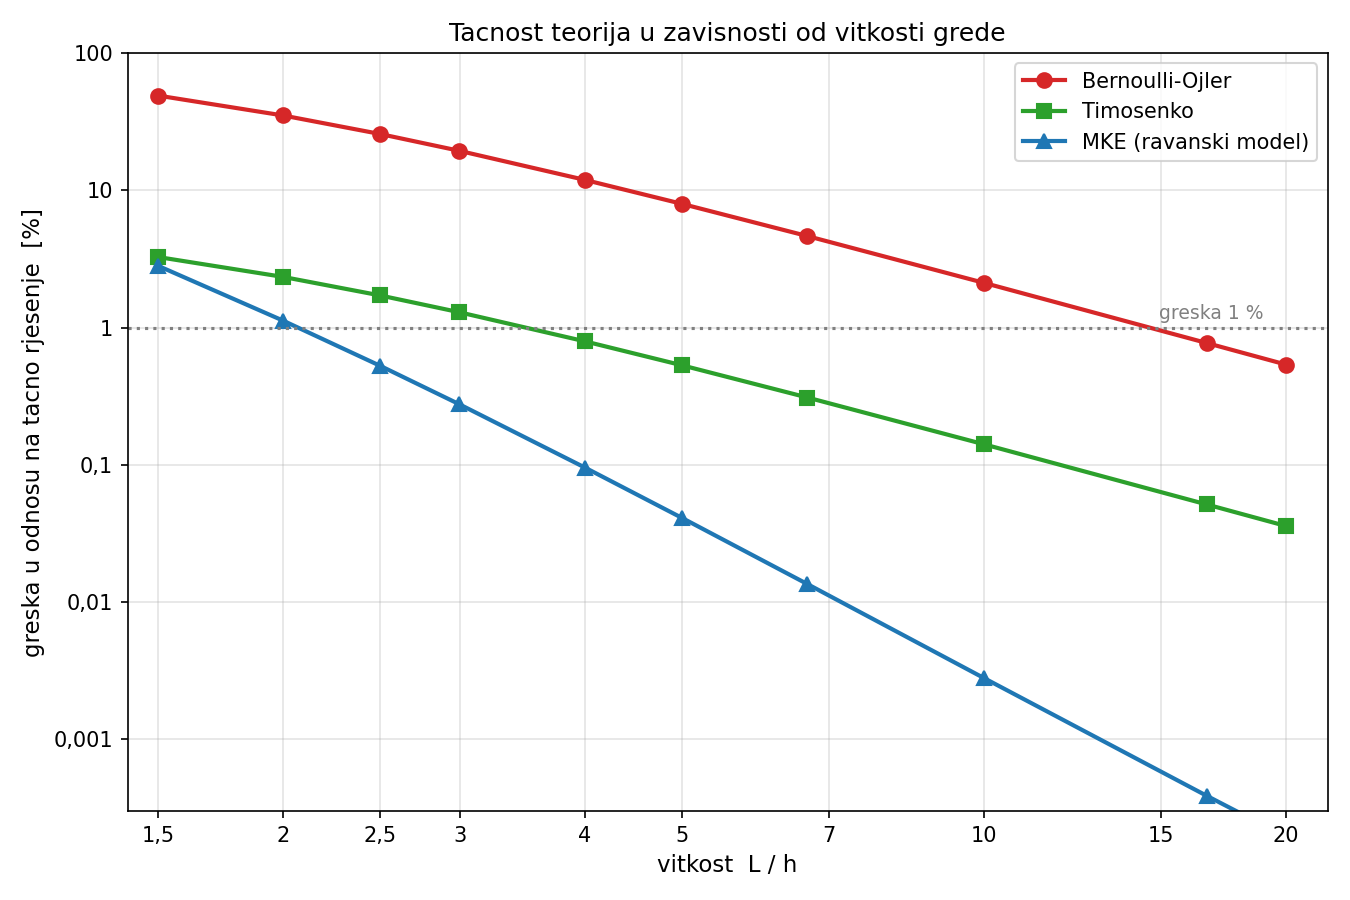

The script that saved this image:
# ============================================================
# PRIMJER: UTICAJ VITKOSTI - prosirena analiza
#
# Prosta greda raspona 5 m, opterecena ravnomjerno q = 20 kN/m,
# rjesava se za niz visina presjeka, od vitke do vrlo zdepaste
# grede (L/h od 20 do 1,5).
#
# Rezultat se poredi sa tri teorijska rjesenja:
#   Bernoulli-Ojler  - bez smicanja
#   Timosenko        - smicanje preko G i k = 5/6
#   Tacno 2D rjesenje - Timoshenko, Theory of Elasticity, jed. (34)
#
# Cilj je pokazati gdje gredne teorije prestaju da vaze.
# ============================================================

from mpi4py import MPI
import numpy as np
import ufl
import matplotlib
matplotlib.use("Agg")
import matplotlib.pyplot as plt

from dolfinx import fem, geometry
from dolfinx.fem.petsc import LinearProblem
from dolfinx.mesh import create_rectangle, CellType, locate_entities_boundary, meshtags

# ============================================================
# 1) ULAZNI PODACI
# ============================================================
L  = 5.0
b  = 0.30
E  = 31.0e9
nu = 0.2

q   = 20.0e3
t_q = q / b

mu  = E / (2.0 * (1.0 + nu))
lam = E * nu / (1.0 - nu**2)

G   = E / (2.0 * (1.0 + nu))
k_s = 5.0 / 6.0

# visine presjeka - od vitke do vrlo zdepaste grede
h_lista = [0.25, 0.30, 0.50, 0.75, 1.00, 1.25, 1.67, 2.00, 2.50, 3.33]

Ny = 8                      # elemenata po visini; Nx se bira tako da
                            # elementi ostanu priblizno kvadratni

# ============================================================
# 2) FUNKCIJA: jedan proracun
# ============================================================
def rijesi(h, Nx, Ny):
    domen = create_rectangle(
        MPI.COMM_WORLD,
        [np.array([0.0, 0.0]), np.array([L, h])],
        [Nx, Ny],
        cell_type=CellType.quadrilateral,
    )
    V = fem.functionspace(domen, ("Lagrange", 2, (domen.geometry.dim,)))

    Vx, _ = V.sub(0).collapse()
    Vy, _ = V.sub(1).collapse()
    nula_x = fem.Function(Vx)
    nula_y = fem.Function(Vy)

    fdim = domen.topology.dim - 1
    f_L = locate_entities_boundary(domen, fdim, lambda x: np.isclose(x[0], 0.0))
    f_D = locate_entities_boundary(domen, fdim, lambda x: np.isclose(x[0], L))
    dofs_L = fem.locate_dofs_topological((V.sub(1), Vy), fdim, f_L)
    dofs_D = fem.locate_dofs_topological((V.sub(1), Vy), fdim, f_D)
    dofs_ux = fem.locate_dofs_geometrical(
        (V.sub(0), Vx),
        lambda x: np.logical_and(np.isclose(x[0], 0.0), np.isclose(x[1], h/2.0)))

    bcs = [fem.dirichletbc(nula_y, dofs_L, V.sub(1)),
           fem.dirichletbc(nula_y, dofs_D, V.sub(1)),
           fem.dirichletbc(nula_x, dofs_ux, V.sub(0))]

    f_gore = np.sort(locate_entities_boundary(
        domen, fdim, lambda x: np.isclose(x[1], h)))
    oznake = meshtags(domen, fdim, f_gore,
                      np.full(len(f_gore), 1, dtype=np.int32))
    ds = ufl.Measure("ds", domain=domen, subdomain_data=oznake)
    T = fem.Constant(domen, np.array([0.0, -t_q], dtype=np.float64))

    def epsilon(w):
        return ufl.sym(ufl.grad(w))

    def sigma(w):
        return 2.0*mu*epsilon(w) + lam*ufl.tr(epsilon(w))*ufl.Identity(2)

    u = ufl.TrialFunction(V)
    v = ufl.TestFunction(V)
    a  = ufl.inner(sigma(u), epsilon(v)) * ufl.dx
    Lf = ufl.dot(T, v) * ds(1)

    problem = LinearProblem(
        a, Lf, bcs=bcs,
        petsc_options_prefix=f"vit_{int(h*100)}_",
        petsc_options={"ksp_type": "preonly", "pc_type": "lu"},
    )
    rez = problem.solve()
    uh = rez[0] if isinstance(rez, tuple) else rez

    stablo = geometry.bb_tree(domen, domen.topology.dim)
    tacka = np.array([[L/2.0, h/2.0, 0.0]], dtype=np.float64)
    kand = geometry.compute_collisions_points(stablo, tacka)
    cel = geometry.compute_colliding_cells(domen, kand, tacka)
    w = uh.eval(tacka, np.array([cel.links(0)[0]], dtype=np.int32))[1]

    n_el = domen.topology.index_map(domen.topology.dim).size_local
    return abs(w), n_el

# ============================================================
# 3) PRORACUN
# ============================================================
print("=" * 92)
print(f"UTICAJ VITKOSTI   (L = {L:.1f} m, b = {b*100:.0f} cm, "
      f"q = {q/1e3:.0f} kN/m, nu = {nu})")
print("=" * 92)
print("Greske su date u odnosu na tacno 2D rjesenje "
      "(Timoshenko, Theory of Elasticity, jed. 34)\n")
print(f"{'h [m]':>7} {'L/h':>7} {'mreza':>10} {'w MKE [mm]':>12} "
      f"{'w tacno [mm]':>13} {'gr. Bernoulli':>15} {'gr. Timosenko':>15} "
      f"{'gr. MKE':>10}")
print("-" * 92)

vit, r_mke, r_tim, r_2d = [], [], [], []
e_eb, e_tim, e_mke = [], [], []

for h in h_lista:
    I_ef = h**3 / 12.0
    w_EB  = 5.0 * t_q * L**4 / (384.0 * E * I_ef)
    w_TIM = w_EB + t_q * L**2 / (8.0 * k_s * G * h)
    w_2D  = w_EB * (1.0 + (12.0/5.0)*(h/L)**2*(4.0/5.0 + nu/2.0))

    Nx = max(8, int(round(L/h*Ny)))
    Nx += Nx % 2
    w, n_el = rijesi(h, Nx, Ny)

    vit.append(L/h)
    # razlike u odnosu na Bernoullija - koliko smicanje utice
    r_mke.append((w - w_EB)/w_EB*100.0)
    r_tim.append((w_TIM - w_EB)/w_EB*100.0)
    r_2d.append((w_2D - w_EB)/w_EB*100.0)
    # greske u odnosu na tacno rjesenje - koliko je koji model tacan
    e_eb.append((w_EB - w_2D)/w_2D*100.0)
    e_tim.append((w_TIM - w_2D)/w_2D*100.0)
    e_mke.append((w - w_2D)/w_2D*100.0)

    print(f"{h:7.2f} {L/h:7.2f} {f'{Nx}x{Ny}':>10} {w*1000:12.5f} "
          f"{w_2D*1000:13.5f} {e_eb[-1]:15.3f} {e_tim[-1]:15.3f} "
          f"{e_mke[-1]:10.3f}")
# ============================================================
# 4) GRAFIK
# ============================================================
from matplotlib.ticker import FixedLocator, FixedFormatter

vit = np.array(vit)
# greske u odnosu na tacno rjesenje, apsolutne vrijednosti
e_EB_niz  = np.abs((np.array(r_mke)*0 + 1.0/(1.0 + np.array(r_2d)/100.0) - 1.0)*100.0)
e_TIM_niz = np.abs(np.array(e_tim))
e_MKE_niz = np.abs(np.array(e_mke))

fig, ax = plt.subplots(figsize=(9, 6))

ax.plot(vit, e_EB_niz,  "o-", color="tab:red",   lw=2, ms=7, label="Bernoulli-Ojler")
ax.plot(vit, e_TIM_niz, "s-", color="tab:green", lw=2, ms=7, label="Timosenko")
ax.plot(vit, e_MKE_niz, "^-", color="tab:blue",  lw=2, ms=7, label="MKE (ravanski model)")

ax.set_xscale("log")
ax.set_yscale("log")

xt = [1.5, 2, 2.5, 3, 4, 5, 7, 10, 15, 20]
ax.xaxis.set_major_locator(FixedLocator(xt))
ax.xaxis.set_major_formatter(FixedFormatter(["1,5", "2", "2,5", "3", "4", "5",
                                             "7", "10", "15", "20"]))
ax.xaxis.set_minor_locator(FixedLocator([]))

yt = [0.001, 0.01, 0.1, 1, 10, 100]
ax.yaxis.set_major_locator(FixedLocator(yt))
ax.yaxis.set_major_formatter(FixedFormatter(["0,001", "0,01", "0,1", "1", "10", "100"]))
ax.yaxis.set_minor_locator(FixedLocator([]))

ax.axhline(1.0, color="gray", ls=":", lw=1.5)
ax.text(19, 1.15, "greska 1 %", color="gray", fontsize=9, ha="right")

ax.set_xlabel("vitkost  L / h", fontsize=11)
ax.set_ylabel("greska u odnosu na tacno rjesenje  [%]", fontsize=11)
ax.set_title("Tacnost teorija u zavisnosti od vitkosti grede", fontsize=12)
ax.grid(alpha=0.35, which="major")
ax.legend(fontsize=10, loc="upper right")
ax.set_xlim(1.4, 22)
ax.set_ylim(0.0003, 100)

plt.tight_layout()
plt.savefig("vitkost_prosireno.png", dpi=150)
print("\nGrafik sacuvan: vitkost_prosireno.png")
